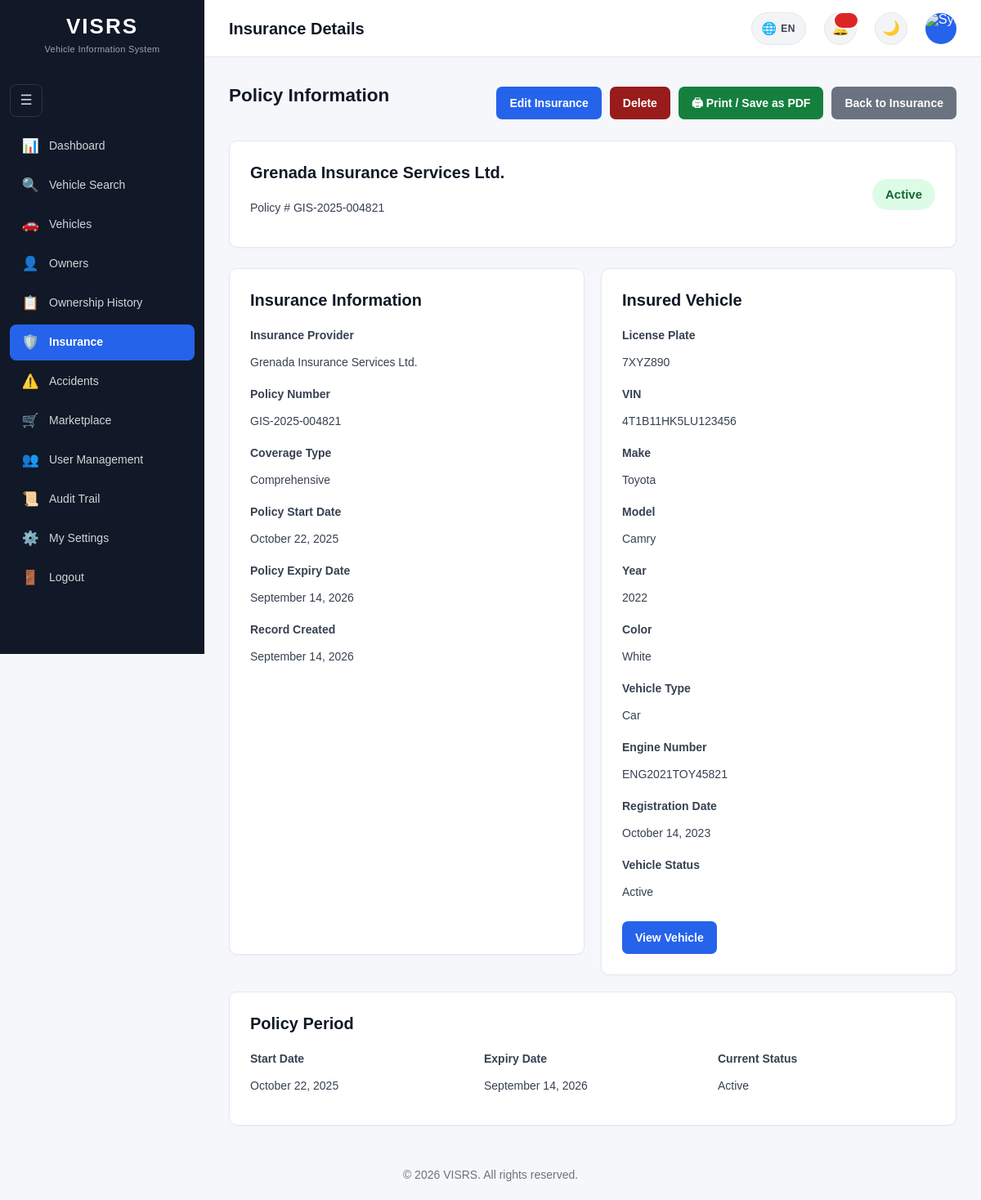
Before: /insurance/view.php?id=1 (signed in) with the older database file.
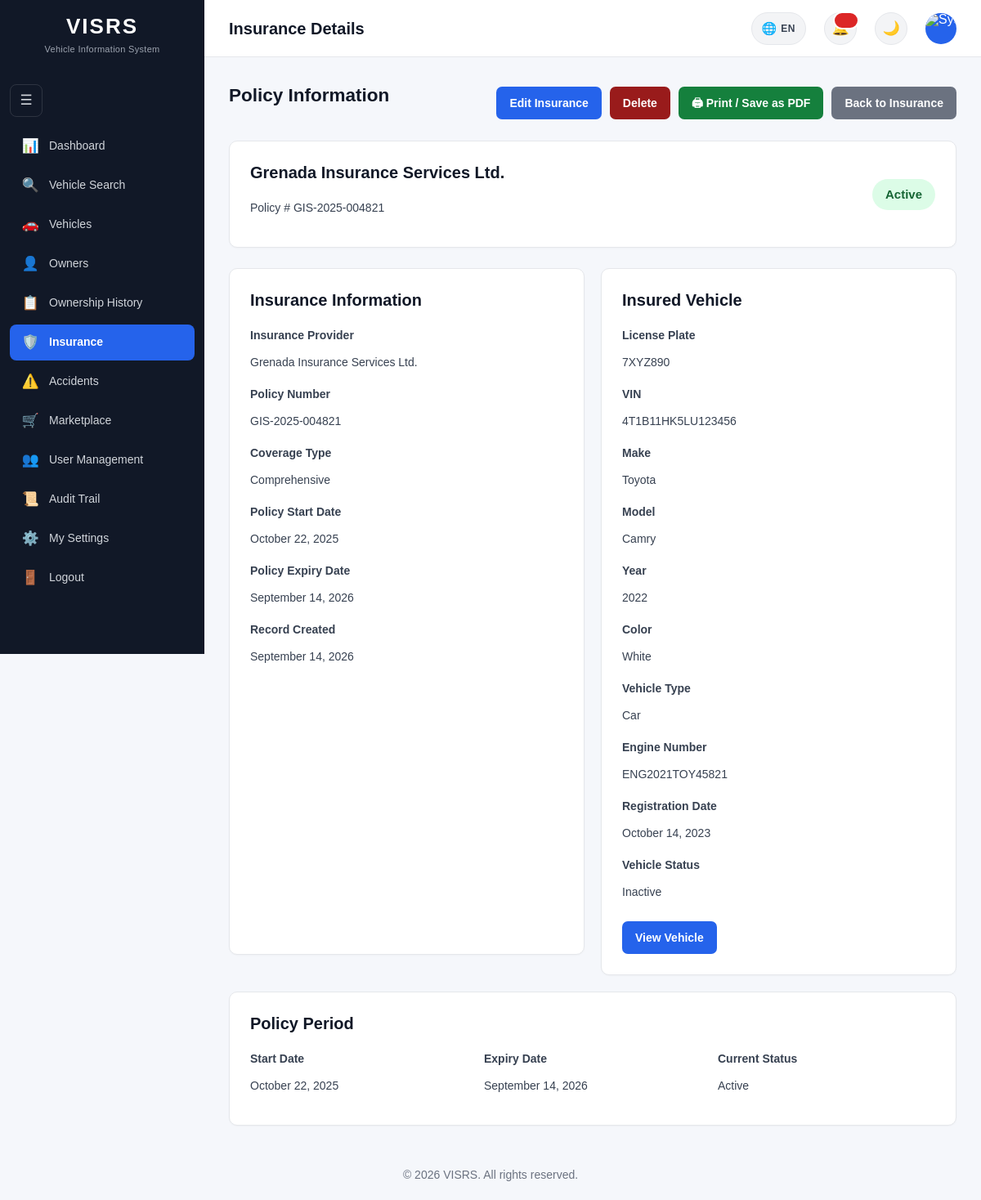
After: the same page with the newer database file.
### tables this page shows
CREATE TABLE `insurance` (
  `InsuranceID` int(11) NOT NULL,
  `VehicleID` int(11) NOT NULL,
  `ProviderName` varchar(150) NOT NULL,
  `PolicyNumber` varchar(100) NOT NULL,
  `CoverageType` varchar(100) DEFAULT NULL,
  `StartDate` date DEFAULT NULL,
  `ExpiryDate` date DEFAULT NULL,
  `Status` enum('Active','Expired','Cancelled') NOT NULL DEFAULT 'Active',
  `CreatedAt` timestamp NOT NULL DEFAULT current_timestamp()
);

CREATE TABLE `vehicles` (
  `VehicleID` int(11) NOT NULL,
  `PlateNumber` varchar(20) NOT NULL,
  `VIN` varchar(50) NOT NULL,
  `OwnerID` int(11) NOT NULL,
  `SellerID` int(11) DEFAULT NULL,
  `Make` varchar(100) NOT NULL,
  `Model` varchar(100) NOT NULL,
  `VehicleYear` year(4) NOT NULL,
  `Mileage` int(10) UNSIGNED DEFAULT NULL,
  `LastServiceDate` date DEFAULT NULL,
  `OilChangeIntervalKm` int(10) UNSIGNED DEFAULT NULL,
  `LastOilChangeDate` date DEFAULT NULL,
  `LastOilChangeMileage` int(10) UNSIGNED DEFAULT NULL,
  `Color` varchar(50) DEFAULT NULL,
  `VehicleType` varchar(50) DEFAULT NULL,
  `EngineNumber` varchar(100) DEFAULT NULL,
  `RegistrationDate` date DEFAULT NULL,
  `Status` enum('Active','Inactive','Stolen','Sold') NOT NULL DEFAULT 'Active',
  `CreatedAt` timestamp NOT NULL DEFAULT current_timestamp()
);

### insurance/view.php (the view, shortened to what the changed rows need)
<?php
require_once __DIR__ . "/../includes/database.php";
$insuranceID = (int) (
    $_GET["id"] ?? 0
);
$stmt = $pdo->prepare("
    SELECT
        i.InsuranceID,
        i.VehicleID,
        i.ProviderName,
        i.PolicyNumber,
        i.CoverageType,
        i.StartDate,
        i.ExpiryDate,
        i.Status,
        i.CreatedAt,
        v.PlateNumber,
        v.VIN,
        v.Make,
        v.Model,
        v.VehicleYear,
        v.Color,
        v.VehicleType,
        v.EngineNumber,
        v.RegistrationDate,
        v.Status AS VehicleStatus
    FROM insurance i
    INNER JOIN vehicles v
        ON i.VehicleID = v.VehicleID
    WHERE i.InsuranceID = ?
    LIMIT 1
");
$stmt->execute([
    $insuranceID
]);
$insurance = $stmt->fetch();
    ?>
    <?php
function formatInsuranceDate($date)
{
    $timestamp = strtotime($date);
    return date(
        "F j, Y",
        $timestamp
    );
}
$status = $insurance["Status"];
$statusBackground = "#e5e7eb";
$statusColor = "#374151";
if ($status === "Active") {
    $statusBackground = "#dcfce7";
    $statusColor = "#166534";
} elseif ($status === "Expired") {
    $statusBackground = "#fee2e2";
    $statusColor = "#991b1b";
} elseif ($status === "Cancelled") {
    $statusBackground = "#fef3c7";
    $statusColor = "#92400e";
}
require_once "../includes/head.php";
?>
<body>
<div class="layout">
    <?php require_once __DIR__ . "/../includes/sidebar.php"; ?>
    <main class="main-content">
        <div class="content">
            <div
                style="
                    display:flex;
                    justify-content:space-between;
                    align-items:center;
                    gap:10px;
                    flex-wrap:wrap;
                    margin-bottom:20px;
                "
            >
                <div>
                    <h2>
                        Policy Information
                    </h2>
                </div>
            </div>
            <div class="card">
                <div
                    style="
                        display:flex;
                        justify-content:space-between;
                        align-items:center;
                        gap:20px;
                        flex-wrap:wrap;
                    "
                >
                    <div>
                        <h2>
                            <?= htmlspecialchars(
                                $insurance["ProviderName"]
                            ) ?>
                        </h2>
                        <p>
                            Policy #
                            <?= htmlspecialchars(
                                $insurance["PolicyNumber"]
                            ) ?>
                        </p>
                    </div>
                    <span
                        style="
                            display:inline-block;
                            padding:8px 16px;
                            border-radius:20px;
                            background:<?= $statusBackground ?>;
                            color:<?= $statusColor ?>;
                            font-weight:600;
                        "
                    >
                        <?= htmlspecialchars(
                            $status
                        ) ?>
                    </span>
                </div>
            </div>
            <div
                style="
                    display:grid;
                    grid-template-columns:
                        repeat(
                            auto-fit,
                            minmax(280px, 1fr)
                        );
                    gap:20px;
                    margin-top:20px;
                "
            >
                <div class="card">
                    <h2>
                        Insurance Information
                    </h2>
                    <div
                        style="
                            margin-top:20px;
                        "
                    >
                        <p>
                            <strong>
                            </strong>
                        </p>
                        <p>
                            <?= htmlspecialchars(
                                $insurance["ProviderName"]
                            ) ?>
                        </p>
                    </div>
                    <div
                        style="
                            margin-top:18px;
                        "
                    >
                        <p>
                            <strong>
                            </strong>
                        </p>
                        <p>
                            <?= htmlspecialchars(
                                $insurance["PolicyNumber"]
                            ) ?>
                        </p>
                    </div>
                    <div
                        style="
                            margin-top:18px;
                        "
                    >
                        <p>
                            <strong>
                            </strong>
                        </p>
                        <p>
                            <?= $insurance["CoverageType"]
                                ? htmlspecialchars(
                                    $insurance["CoverageType"]
                                )
                                : "Not specified"
                            ?>
                        </p>
                    </div>
                    <div
                        style="
                            margin-top:18px;
                        "
                    >
                        <p>
                            <strong>
                            </strong>
                        </p>
                        <p>
                            <?= formatInsuranceDate(
                                $insurance["StartDate"]
                            ) ?>
                        </p>
                    </div>
                    <div
                        style="
                            margin-top:18px;
                        "
                    >
                        <p>
                            <strong>
                            </strong>
                        </p>
                        <p>
                            <?= formatInsuranceDate(
                                $insurance["ExpiryDate"]
                            ) ?>
                        </p>
                    </div>
                    <div
                        style="
                            margin-top:18px;
                        "
                    >
                        <p>
                            <strong>
                            </strong>
                        </p>
                        <p>
                            <?= formatInsuranceDate(
                                $insurance["CreatedAt"]
                            ) ?>
                        </p>
                    </div>
                </div>
                <div class="card">
                    <h2>
                        Insured Vehicle
                    </h2>
                    <div
                        style="
                            margin-top:20px;
                        "
                    >
                        <p>
                            <strong>
                            </strong>
                        </p>
                        <p>
                            <?= htmlspecialchars(
                                $insurance["PlateNumber"]
                            ) ?>
                        </p>
                    </div>
                    <div
                        style="
                            margin-top:18px;
                        "
                    >
                        <p>
                            <strong>
                            </strong>
                        </p>
                        <p>
                            <?= htmlspecialchars(
                                $insurance["VIN"]
                            ) ?>
                        </p>
                    </div>
                    <div
                        style="
                            margin-top:18px;
                        "
                    >
                        <p>
                            <strong>
                            </strong>
                        </p>
                        <p>
                            <?= htmlspecialchars(
                                $insurance["Make"]
                            ) ?>
                        </p>
                    </div>
                    <div
                        style="
                            margin-top:18px;
                        "
                    >
                        <p>
                            <strong>
                            </strong>
                        </p>
                        <p>
                            <?= htmlspecialchars(
                                $insurance["Model"]
                            ) ?>
                        </p>
                    </div>
                    <div
                        style="
                            margin-top:18px;
                        "
                    >
                        <p>
                            <strong>
                            </strong>
                        </p>
                        <p>
                            <?= htmlspecialchars(
                                $insurance["VehicleYear"]
                            ) ?>
                        </p>
                    </div>
                    <div
                        style="
                            margin-top:18px;
                        "
                    >
                        <p>
                            <strong>
                            </strong>
                        </p>
                        <p>
                            <?= $insurance["Color"]
                                ? htmlspecialchars(
                                    $insurance["Color"]
                                )
                                : "Not specified"
                            ?>
                        </p>
                    </div>
                    <div
                        style="
                            margin-top:18px;
                        "
                    >
                        <p>
                            <strong>
                            </strong>
                        </p>
                        <p>
                            <?= $insurance["VehicleType"]
                                ? htmlspecialchars(
                                    $insurance["VehicleType"]
                                )
                                : "Not specified"
                            ?>
                        </p>
                    </div>
                    <div
                        style="
                            margin-top:18px;
                        "
                    >
                        <p>
                            <strong>
                            </strong>
                        </p>
                        <p>
                            <?= $insurance["EngineNumber"]
                                ? htmlspecialchars(
                                    $insurance["EngineNumber"]
                                )
                                : "Not specified"
                            ?>
                        </p>
                    </div>
                    <div
                        style="
                            margin-top:18px;
                        "
                    >
                        <p>
                            <strong>
                            </strong>
                        </p>
                        <p>
                            <?= formatInsuranceDate(
                                $insurance["RegistrationDate"]
                            ) ?>
                        </p>
                    </div>
                    <div
                        style="
                            margin-top:18px;
                        "
                    >
                        <p>
                            <strong>
                            </strong>
                        </p>
                        <p>
                            <?= htmlspecialchars(
                                $insurance["VehicleStatus"]
                            ) ?>
                        </p>
                    </div>
                </div>
            </div>
            <div
                class="card"
                style="
                    margin-top:20px;
                "
            >
                <h2>
                    Policy Period
                </h2>
                <div
                    style="
                        display:grid;
                        grid-template-columns:
                            repeat(
                                auto-fit,
                                minmax(220px, 1fr)
                            );
                        gap:20px;
                        margin-top:20px;
                    "
                >
                    <div>
                        <p>
                            <strong>
                            </strong>
                        </p>
                        <p>
                            <?= formatInsuranceDate(
                                $insurance["StartDate"]
                            ) ?>
                        </p>
                    </div>
                    <div>
                        <p>
                            <strong>
                            </strong>
                        </p>
                        <p>
                            <?= formatInsuranceDate(
                                $insurance["ExpiryDate"]
                            ) ?>
                        </p>
                    </div>
                    <div>
                        <p>
                            <strong>
                            </strong>
                        </p>
                        <p>
                            <?= htmlspecialchars(
                                $insurance["Status"]
                            ) ?>
                        </p>
                    </div>
                </div>
            </div>
        </div>
    </main>
</div>
<?php require_once __DIR__ . "/../includes/footer.php"; ?>

Changed rows visible on the page:
changed through a linked row, insurance "Grenada Insurance Services Ltd.": VehicleID.Status "Active" → "Inactive"
